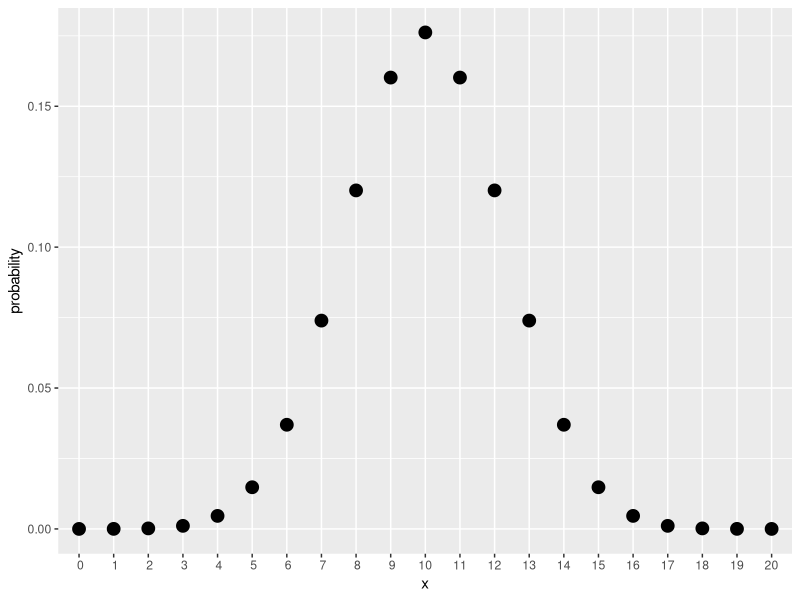
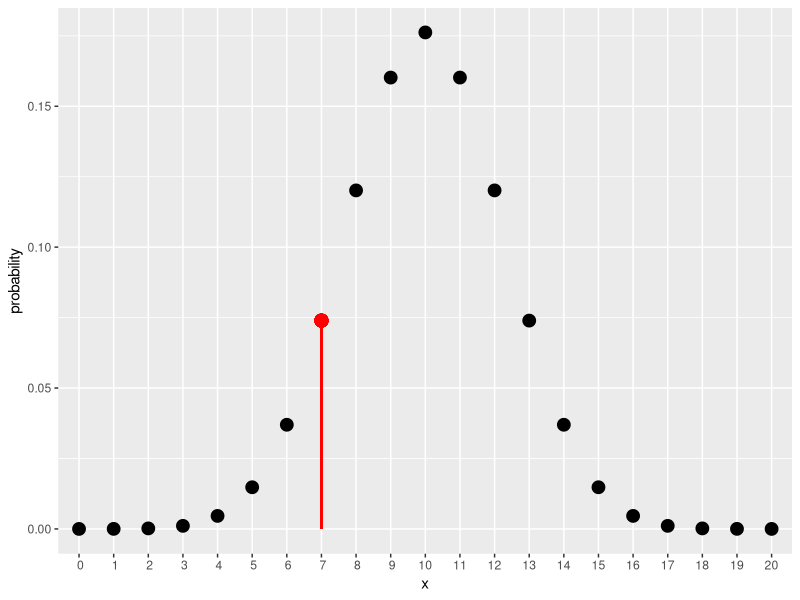
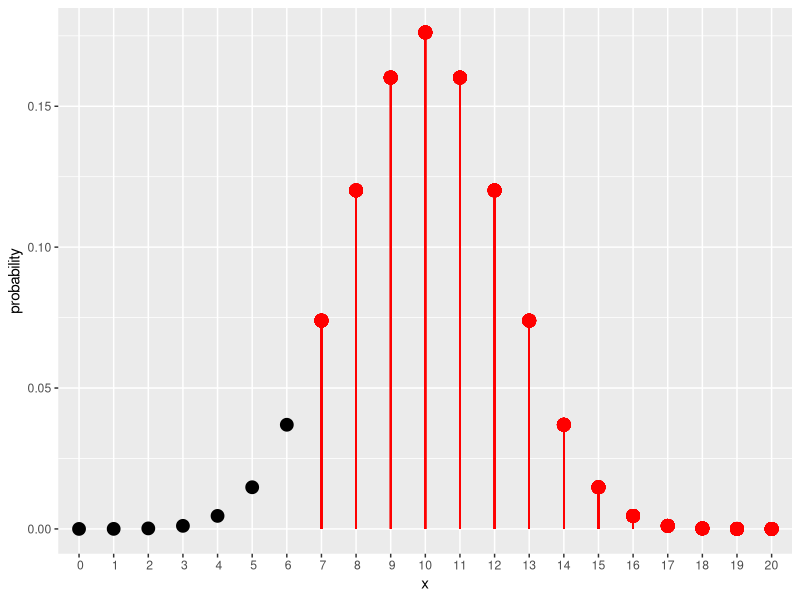

These charts were generated, in order, by the following R code:
## ---- chunk 1
knitr::opts_chunk$set(echo = FALSE)
## ---- chunk 2
n <- 20
x <- 0:n
probability <- dbinom(x = x,
                      size = n, 
                      prob = 0.5)
df <- data.frame(x=x,probability=probability)

library(ggplot2)
p<-ggplot(df, aes(x=x, y=probability)) +
  geom_point(size=4) +
  scale_x_discrete(limit = x)
p
## ---- chunk 3
n <- 20
x <- 0:n
probability <- dbinom(x = x,
                      size = n, 
                      prob = 0.5)
df <- data.frame(x=x,probability=probability)

x_7 <- 7
p_7 <- dbinom(x = x_7,
              size = n, 
              prob = 0.5)

library(ggplot2)
p<-ggplot(df, aes(x=x, y=probability)) +
  geom_point(size=4) +
  geom_point(x=x_7,y=p_7,color='red',size = 4) + 
  geom_segment(x=x_7,y=0,xend=x_7, yend=p_7, color="red") +
  scale_x_discrete(limit = x)
p
## ---- chunk 4
n <- 20
x <- 0:n
probability <- dbinom(x = x,
                      size = n, 
                      prob = 0.5)
df <- data.frame(x=x,probability=probability)

x_al7 <- 7:n
p_al7 <- probability[x_al7+1]
p_al7_sum <- sum(p_al7)

library(ggplot2)
p<-ggplot(df, aes(x=x, y=probability)) +
  geom_point(size=4) +
  scale_x_discrete(limit = x)

for(i in 1:length(x_al7)) {
  p <- p + geom_point(x=x_al7[i],y=p_al7[i],color='red',size = 4) + 
           geom_segment(x=x_al7[i],y=0,xend=x_al7[i], yend=p_al7[i], color="red")
}

p
